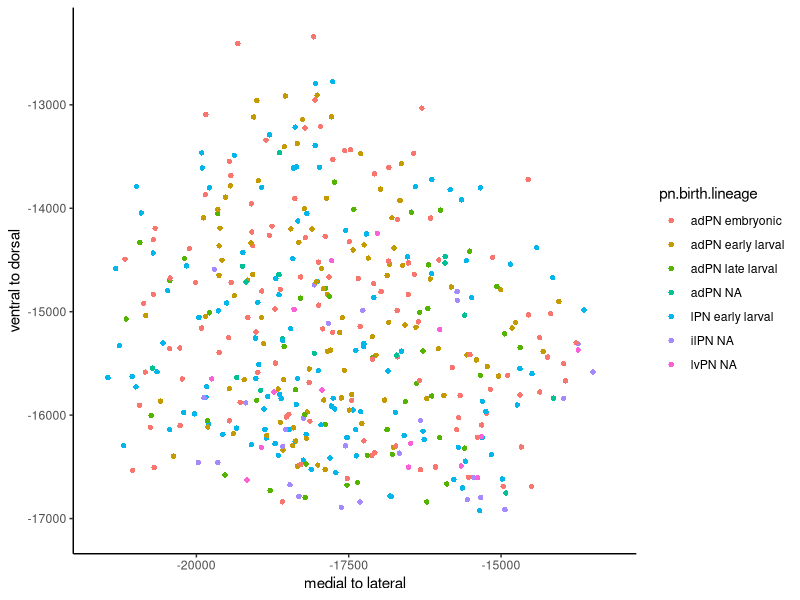
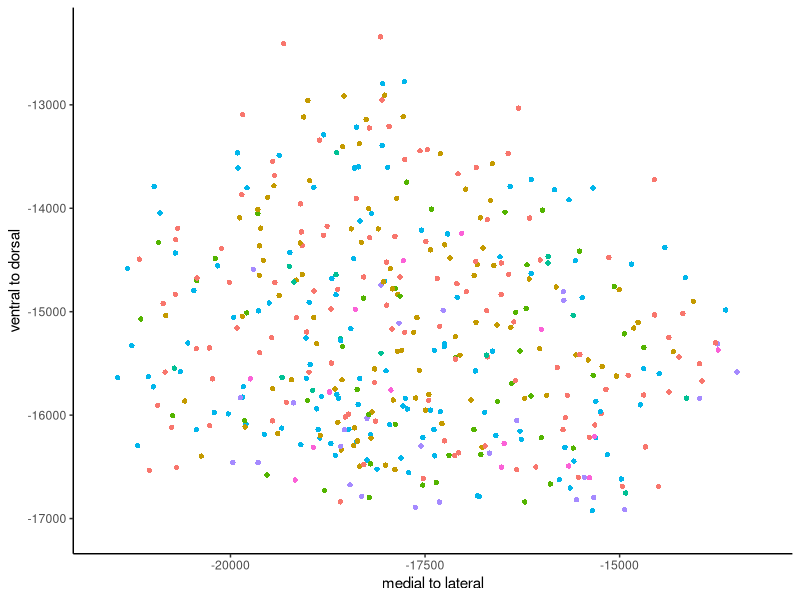
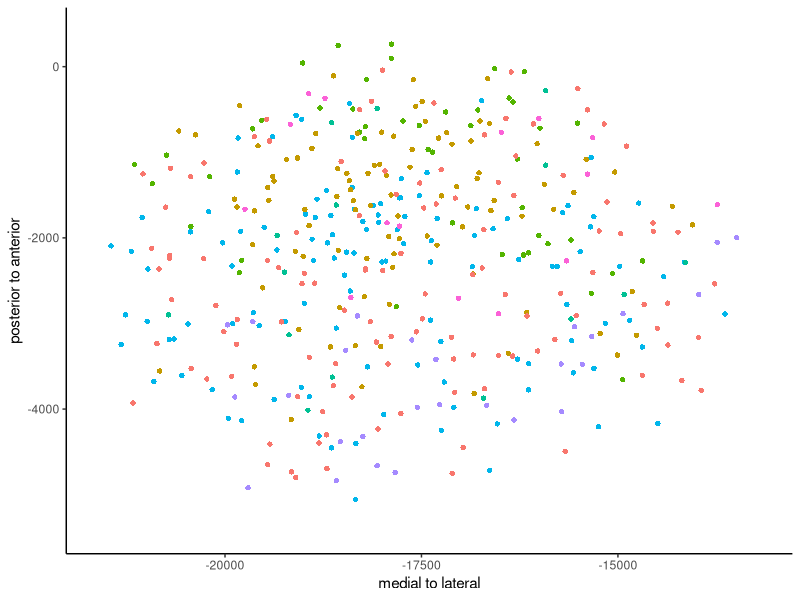
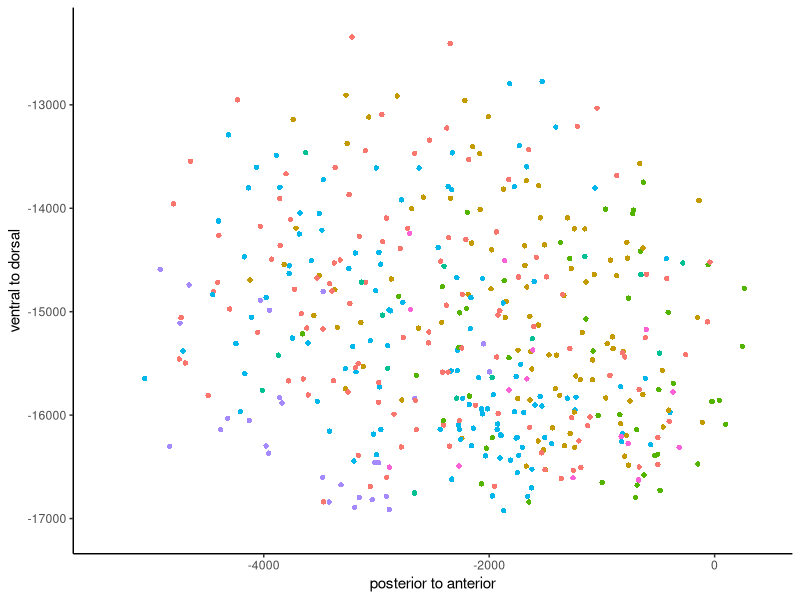
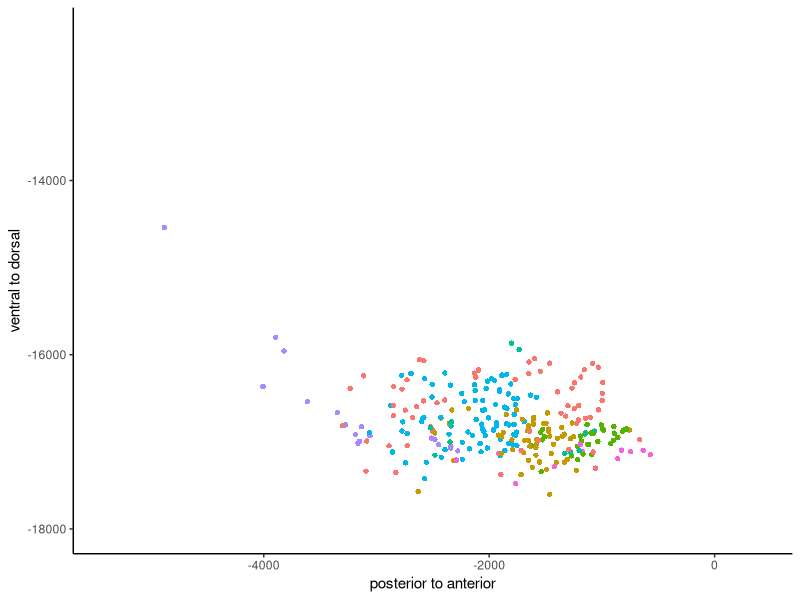
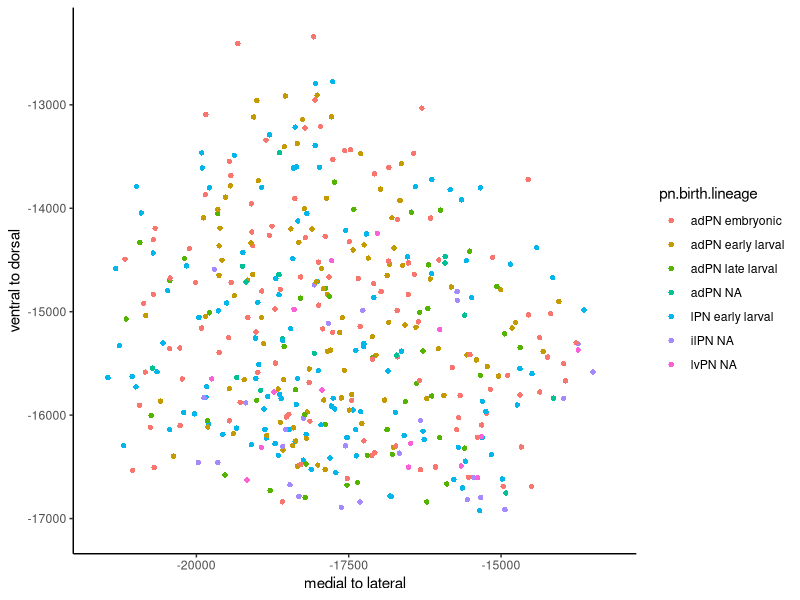
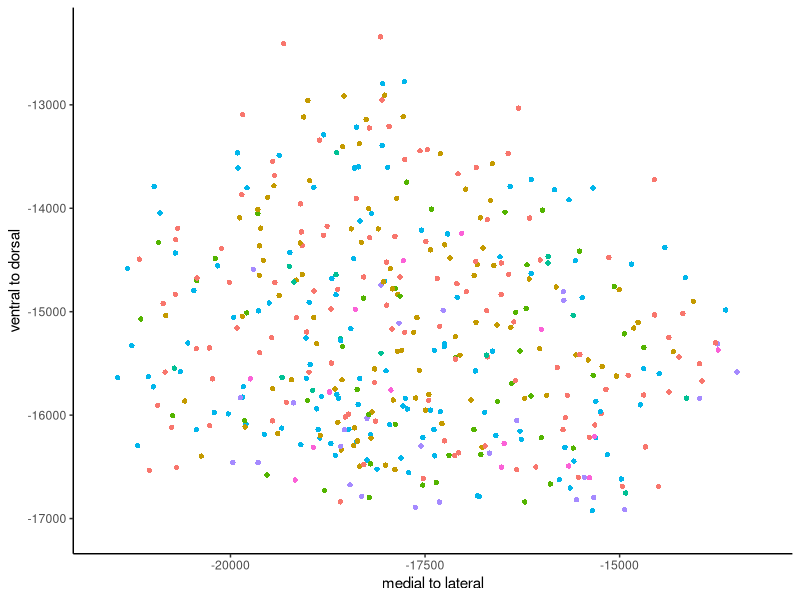
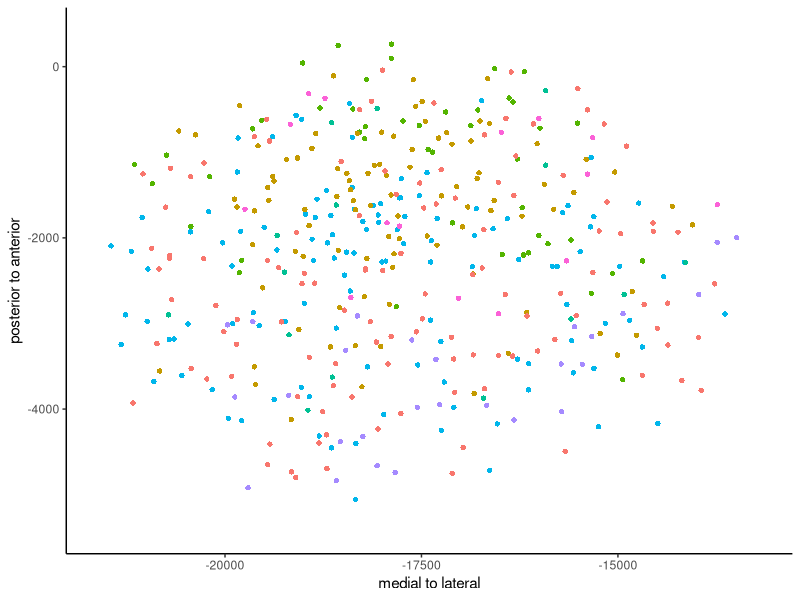

The R script that drew these images, in order:
#PN bouton location patterns
#originally written 11/28/2023
#loading packages------
library(dplyr)
library(ggplot2)
#set working directory and load files------
setwd("C:/Users/emmamtk/Desktop/CSVs for paper")
pn.info <- read.csv('PN_info.csv')
bout.info <- read.csv('bouton_info_collateral_bps.csv')
#add lineage information to bout.info
bout.info <- left_join(bout.info, pn.info[,c(1,4,6)])
#Jefferis 2007 Fig 1- boutons by NB origin and birth stage-----
#axons seperate in the iACT by birth time and lineage- embryonic vs larval and by parent NB
#add a variable that is birth time and lineage combined
bout.info$pn.birth.lineage <- paste(bout.info$pn.lineage, bout.info$birthstage, sep = ' ')
#make this variable a factor with an order
bout.info$pn.birth.lineage <- factor(bout.info$pn.birth.lineage, 
                                     levels = c('adPN embryonic','adPN early larval','adPN late larval','adPN NA',
                                                'lPN early larval', 'ilPN NA', 'lvPN NA'))
#color key
ggplot(bout.info, aes(x= center.x, y=center.z, color = pn.birth.lineage))+geom_point(shape = 16)+
  theme_classic()+xlab('medial to lateral')+ylab('ventral to dorsal')+
  xlim(-21600,-13200)+ylim(-17100,-12300)
ggsave('olfactorybouton_bybirthlineage_ml_dv_colorkey.pdf',
       width = 6, height = 6,units = 'in')
#ml dv 
ggplot(bout.info, aes(x= center.x, y=center.z, color = pn.birth.lineage))+geom_point(shape = 16)+
  theme_classic()+theme(legend.position = '')+xlab('medial to lateral')+ylab('ventral to dorsal')+
  xlim(-21600,-13200)+ylim(-17100,-12300)
ggsave('olfactorybouton_bybirthlineage_ml_dv.pdf',
       width = 6, height = 6,units = 'in')
#ml ap
ggplot(bout.info, aes(x= center.x, y=center.y, color = pn.birth.lineage))+geom_point(shape = 16)+
  theme_classic()+theme(legend.position = '')+xlab('medial to lateral')+ylab('posterior to anterior')+
  xlim(-21600,-13200)+ylim(-5400,400)
ggsave('olfactorybouton_bybirthlineage_ml_ap.pdf',
       width = 6, height = 6,units = 'in')
#ap dv
ggplot(bout.info, aes(x= center.y, y=center.z, color = pn.birth.lineage))+geom_point(shape = 16)+
  theme_classic()+theme(legend.position = '')+xlab('posterior to anterior')+ylab('ventral to dorsal')+
  xlim(-5400,400)+ylim(-17100,-12300)
ggsave('olfactorybouton_bybirthlineage_ap_dv.pdf',
       width = 6, height = 6,units = 'in')

#histogram of boutons x coordinate (medial to lateral)
#set y min and max based on the tallest histogram so that all histograms for all axes could be on the same axes
ymin <- 0
ymax <- 30
#set bin minimum and maximum values based on minimum and maximum values for bouton x coordinates
min(bout.info$center.x)
bmin <- -21600
max(bout.info$center.x)
bmax <- -13200
#plots histogram of bouton x coordinates separating by birthstage and lineage
birthlin <- levels(bout.info$pn.birth.lineage)
for(i in birthlin){
  ggplot(filter(bout.info, pn.birth.lineage == i), aes(x= center.x))+
    stat_bin(geom = 'step', breaks = seq(bmin,bmax,100))+
    geom_vline(xintercept = median(filter(bout.info, pn.birth.lineage == i)$center.x))+
    theme_classic()+ylim(ymin,ymax)+xlab(paste(i,'x location'))
  
  ggsave(paste(i,'_xlocation.pdf', sep = ''),
         width = 6, height = 3,units = 'in')
}
#histogram of bouton centers y coordinates (anterior to posterior)
#set bin minimum and maximum values based on minimum and maximum values for claw center y coordinates
min(bout.info$center.y)
bmin <- -5400
max(bout.info$center.y)
bmax <- 400

#plots histogram of bouton y coordinates separating by birthstage and lineage
for(i in birthlin){
  ggplot(filter(bout.info, pn.birth.lineage == i), aes(x= center.y))+
    stat_bin(geom = 'step', breaks = seq(bmin,bmax,100))+
    geom_vline(xintercept = median(filter(bout.info, pn.birth.lineage == i)$center.y))+
    theme_classic()+ylim(ymin,ymax)+xlab(paste(i,'y location'))
  
  ggsave(paste(i,'_ylocation.pdf', sep = ''),
         width = 6, height = 3,units = 'in')
}
#histogram of bouton center z coordinates (dorsal to ventral)
#set bin minimum and maximum values based on minimum and maximum values for claw center z coordinates
min(bout.info$center.z)
bmin <- -17100
max(bout.info$center.z)
bmax <- -12300
#plots histogram of bouton z coordinates separating by birthstage and lineage
for(i in birthlin){
  ggplot(filter(bout.info, pn.birth.lineage == i), aes(x= center.z))+
    stat_bin(geom = 'step', breaks = seq(bmin,bmax,100))+
    geom_vline(xintercept = median(filter(bout.info, pn.birth.lineage == i)$center.z))+
    theme_classic()+ylim(ymin,ymax)+xlab(paste(i,'z location'))
  
  ggsave(paste(i,'_zlocation.pdf', sep = ''),
         width = 6, height = 3,units = 'in')
}


#make branch point dataframe-----
bp.info <- unique(bout.info[,c(2,3,9:12,16:18)])
#plot locations of PN branch points ap dv
ggplot(bp.info, aes(x= bp.y, y=bp.z, color = pn.birth.lineage))+geom_point(shape = 16)+
  theme_classic()+theme(legend.position = '')+xlab('posterior to anterior')+ylab('ventral to dorsal')+
  xlim(-5400,400)+ylim(-18000,-12300)
ggsave('branchpoint_bybirthlineage_ap_dv.pdf',
       width = 6, height = 6,units = 'in')
#plots histogram of bouton y coordinates separating by birthstage and lineage
for(i in birthlin){
  ggplot(filter(bp.info, pn.birth.lineage == i), aes(x= bp.y))+
    stat_bin(geom = 'step', breaks = seq(bmin,bmax,100))+
    geom_vline(xintercept = median(filter(bp.info, pn.birth.lineage == i)$bp.y))+
    theme_classic()+ylim(ymin,ymax)+xlab(paste(i,'y location'))
  
  ggsave(paste(i,'_ylocation_bp.pdf', sep = ''),
         width = 6, height = 3,units = 'in')
}
